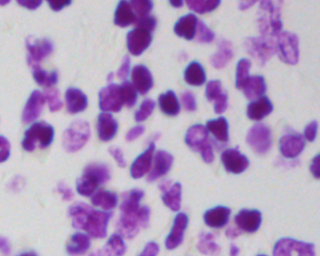
#> input picture Lectures/Lecture-02/figures/dsb_sample/slide.png, 320 x 256 px, found by its file name
$ jupyter execute --allow-errors PlayGround-07.ipynb   (shell and % lines are left out)   (older library calls are emulated)
#> lines starting #> are read from the running program, lines starting #| are printed output that depends on the picture; after the words box and inside, x2 and y2 are one past the last pixel; in counts of white or black regions, pixels touching at a corner belong together
[cell 1]
from skimage.filters import threshold_otsu
from skimage.color import rgb2hsv
import numpy as np
import matplotlib.pyplot as plt
from skimage.io import imread

rgb_img = imread("../Lecture-03/figures/dsb_sample/slide.png")[:, :, :3]
gt_labs = imread("../Lecture-03/figures/dsb_sample/labels.png")
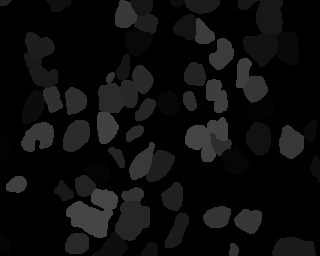
#> input picture Lectures/Lecture-02/figures/dsb_sample/labels.png, 320 x 256 px, found by its file name
#> gt_labs is the input picture: shape (256, 320); min 0, max 70, mean 13
bw_img = rgb2hsv(rgb_img)[:, :, 2]
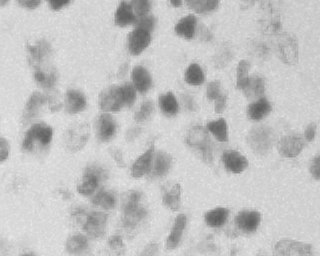
#> bw_img: shape (256, 320) float64; min 0.353, max 0.922, mean 0.761

fig, (ax1, ax2, ax3, ax4) = plt.subplots(1, 4, figsize=(20, 6), dpi=100)
ax1.imshow(rgb_img, cmap='bone')
ax2.imshow(bw_img, cmap='bone'),ax2.set_title('Gray Scale')
ax3.imshow(bw_img < threshold_otsu(bw_img), cmap='bone'), ax3.set_title('Segmentation')
ax4.imshow(gt_labs, cmap='tab20c'),ax4.set_title('Labeled cells');
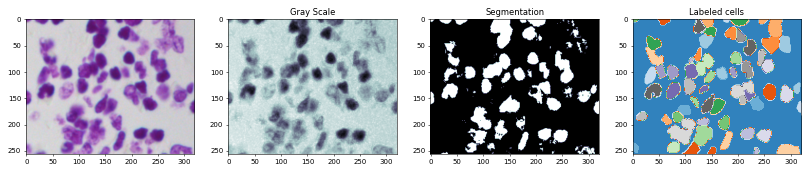
#> figure drawn by matplotlib, 4 panels

[cell 2]
from skimage.morphology import label
import seaborn as sns
fig, (ax1, ax2, ax3, ax4) = plt.subplots(1, 4, figsize=(20, 6), dpi=100)
bw_roi = bw_img[75:110:2, 125:150:2]
ax1.imshow(bw_roi, cmap='bone'); ax1.set_title('Gray Scale')
bw_roi_seg = bw_roi < threshold_otsu(bw_img)
sns.heatmap(bw_roi_seg, annot=True, fmt="d",
            ax=ax2, cbar=False, cmap='gist_earth'); ax2.set_title('Segmentation');
bw_roi_label = label(bw_roi_seg)
sns.heatmap(bw_roi_label, annot=True, fmt="d",
            ax=ax3, cbar=False, cmap='gist_earth'); ax3.set_title('Labels')
sns.heatmap(gt_labs[75:110:2, 125:150:2], annot=True,
            fmt="d", ax=ax4, cbar=False, cmap='gist_earth'); ax4.set_title('Ground Truth');
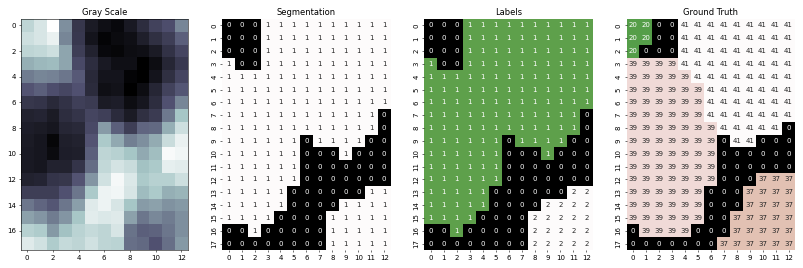
#> figure drawn by matplotlib, 4 panels

[cell 3]
from scipy.ndimage import distance_transform_edt
from mpl_toolkits.mplot3d import Axes3D
fig = plt.figure(figsize=(15, 10))
#> (the rest of this cell did not finish here and is left out)

[cell 4]
from skimage.feature import peak_local_max
fig, (ax1, ax2, ax3) = plt.subplots(1, 3, figsize=(20, 6), dpi=100)
sns.heatmap(bw_roi_seg, annot=True, fmt="d",
            ax=ax1, cbar=False, cmap='gist_earth'); ax1.set_title('Segmentation')
#> (the rest of this cell did not finish here and is left out)

[cell 5]
from skimage.segmentation import watershed
from skimage.morphology import expand_labels

fig, (ax1, ax2, ax3) = plt.subplots(1, 3, figsize=(20, 6), dpi=100)
#> (the rest of this cell did not finish here and is left out)

[cell 6]
import skimage
print(skimage.__version__)

[cell 7]
from skimage.morphology import h_maxima

h=2
#> (the rest of this cell did not finish here and is left out)

#> (a cell that did not finish here is left out)

## Minimpose

$$R^{\varepsilon}_{(f+1)\hat{}f_m}(f_m)$$

with

$$f_m(p)=\begin{cases} 0 &\mbox{if } p \mbox{ belongs to a marker}\\
t_{max} & \mbox{otherwise} \end{cases}$$

[cell 9]
import skimage.morphology.greyreconstruct as gr

def min_impose(dimg,markers) :
    fm=markers.copy()
    fm[markers != 0] = 0
    fm[markers == 0] = dimg.max()
    dimg2 = np.minimum(fm,dimg+1)
    res   = gr.reconstruction(fm,dimg2,method='erosion')

    return res


#> (the rest of this cell did not finish here and is left out)

[cell 10]
from matplotlib.colors import ListedColormap
seg=bw_img < threshold_otsu(bw_img)
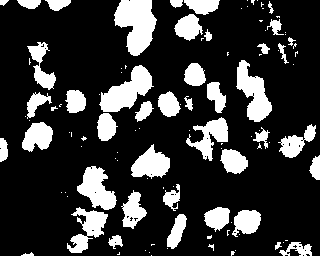
#> seg: shape (256, 320) bool; 21.2% white; 109 white regions (66 under 20 px), largest, box (x1, y1, x2, y2) and area: (114, 0, 157, 56) 1577, (99, 65, 154, 112) 1280, (236, 60, 272, 122) 1131

dmap = distance_transform_edt(seg)
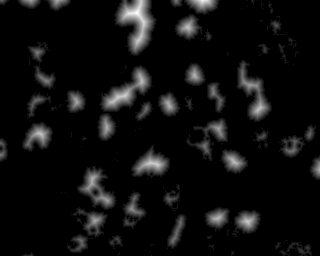
#> dmap: shape (256, 320) float64; min 0, max 14.04, mean 0.774; drawn with min black and max white

m0  = label(peak_local_max(dmap, indices=False, footprint=np.ones((3, 3)), labels=seg, exclude_border=False))
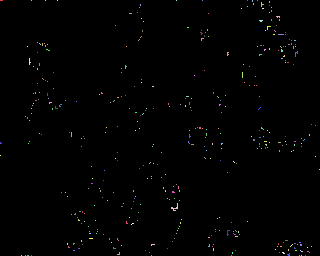
#> m0: shape (256, 320) int32; 397 distinct labels, from 0 to 396; one colour per label, 0 black
ws0 = watershed(-dmap, m0, mask=seg)
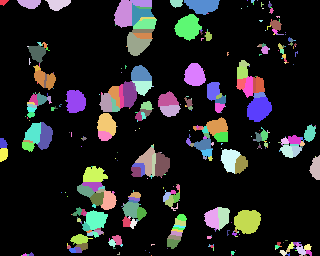
#> ws0: shape (256, 320) int32; 397 distinct labels, from 0 to 396; one colour per label, 0 black

fig,ax=plt.subplots(1,2,figsize=(15,5))

clist=np.random.uniform(low=0.2,size=[m0.max(),3]); clist[0,:]=0;
#> after `clist = np.random.uniform(low=0.2, size=[m0.max(), 3])`: clist = 396 rows, first 8: [0.639, 0.772, 0.682], [0.636, 0.539, 0.717], [0.55, 0.913, 0.971], [0.507, 0.833, 0.623], [0.654, 0.94, 0.257], [0.27, 0.216, 0.866], [0.823, 0.896, 0.983], [0.839, 0.569, 0.824]
wildmap = ListedColormap(clist)

ax[0].imshow(ws0,cmap=wildmap,interpolation='None')

h=1
localmax = h_maxima(dmap,h)
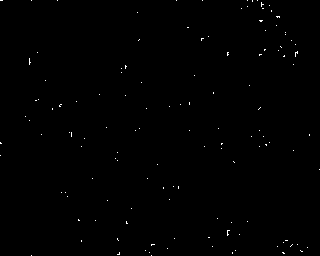
#> localmax: shape (256, 320); values 0 (black) and 1 (white), 0.3% white in thin lines or dots
rdmap    = dmap.max()-dmap
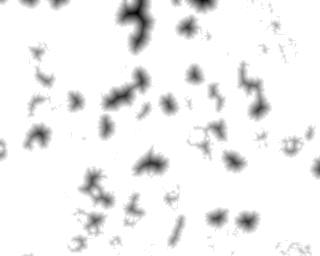
#> rdmap: shape (256, 320) float64; min 0, max 14.04, mean 13.26; drawn with min black and max white
marker   = label(localmax)
#> marker: shape (256, 320) int64; 130 distinct labels, from 0 to 129

#> (the rest of this cell did not finish here and is left out)

#> in min_impose, `fm[markers != 0] = 0`: fm: shape (256, 320) int64; every value is 0
#> in min_impose, `fm[markers == 0] = dimg.max()`: fm: shape (256, 320) int64; values 0 (black) and 14 (white), 99.7% white; black in thin lines or dots
clist=np.random.uniform(low=0.2,size=[marker.max(),3]); clist[0,:]=0;
wildmap = ListedColormap(clist)

ax[1].imshow(ws1,cmap=wildmap,interpolation='None')
